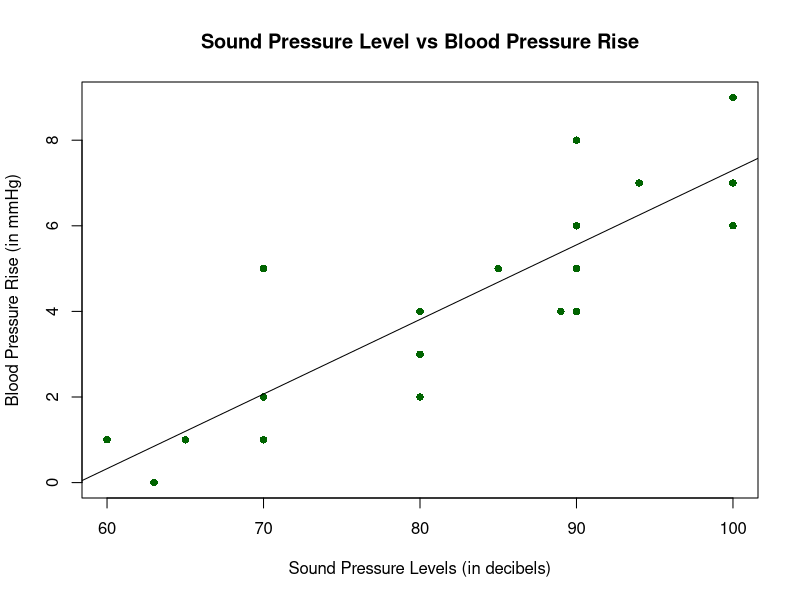

Reproduce this figure in R.
## ---- chunk 1
y <- c(1, 0, 1, 2, 5, 1, 4, 6, 2, 3, 5, 4, 6, 8, 4, 5, 7, 9, 7, 6)

x <- c(60, 63, 65, 70, 70, 70, 80, 90, 80, 80, 85, 89, 90, 90, 90, 90, 94, 100, 100, 100)

plot(x,y, pch = 16, cex = 1, col = "dark green", main = "Sound Pressure Level vs Blood Pressure Rise", xlab = "Sound Pressure Levels (in decibels)", ylab = "Blood Pressure Rise (in mmHg)")

abline(lm(y ~ x))
